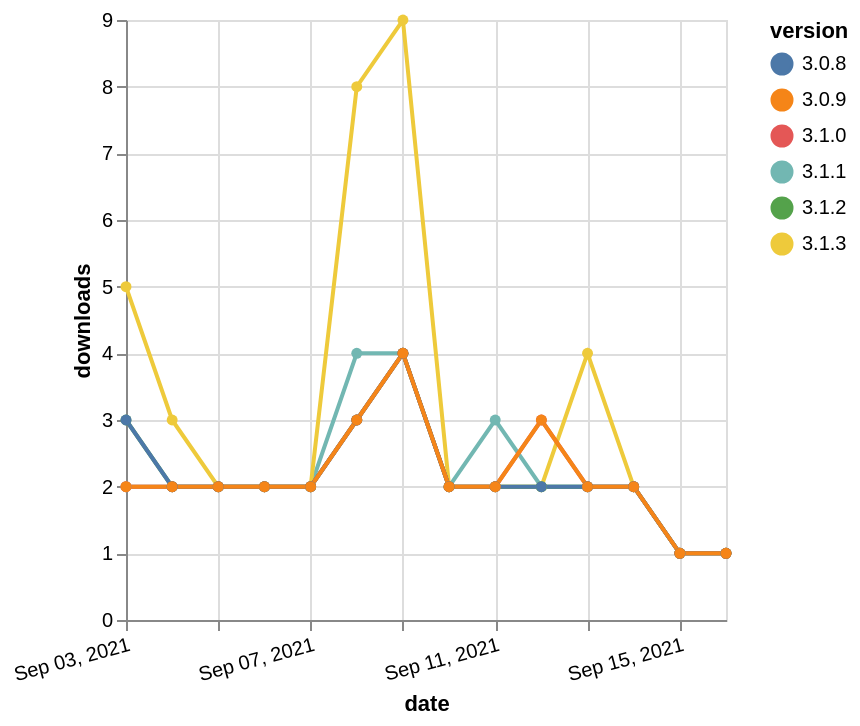

This figure's Vega-Lite source:
### Vega-Lite specification from a JSON file in a GitHub repository (floating-point values rounded to 4 significant figures)
{"$schema": "https://vega.github.io/schema/vega-lite/v5.json", "description": "A simple bar chart with embedded data.", "data": {"values": [{"date": "2021-09-03", "total": 1497, "delta": 2, "version": "3.1.1"}, {"date": "2021-09-04", "total": 1499, "delta": 2, "version": "3.1.1"}, {"date": "2021-09-05", "total": 1501, "delta": 2, "version": "3.1.1"}, {"date": "2021-09-06", "total": 1503, "delta": 2, "version": "3.1.1"}, {"date": "2021-09-07", "total": 1505, "delta": 2, "version": "3.1.1"}, {"date": "2021-09-08", "total": 1509, "delta": 4, "version": "3.1.1"}, {"date": "2021-09-09", "total": 1513, "delta": 4, "version": "3.1.1"}, {"date": "2021-09-10", "total": 1515, "delta": 2, "version": "3.1.1"}, {"date": "2021-09-11", "total": 1518, "delta": 3, "version": "3.1.1"}, {"date": "2021-09-12", "total": 1520, "delta": 2, "version": "3.1.1"}, {"date": "2021-09-13", "total": 1522, "delta": 2, "version": "3.1.1"}, {"date": "2021-09-14", "total": 1524, "delta": 2, "version": "3.1.1"}, {"date": "2021-09-15", "total": 1525, "delta": 1, "version": "3.1.1"}, {"date": "2021-09-16", "total": 1526, "delta": 1, "version": "3.1.1"}, {"date": "2021-09-03", "total": 1564, "delta": 5, "version": "3.1.3"}, {"date": "2021-09-04", "total": 1567, "delta": 3, "version": "3.1.3"}, {"date": "2021-09-05", "total": 1569, "delta": 2, "version": "3.1.3"}, {"date": "2021-09-06", "total": 1571, "delta": 2, "version": "3.1.3"}, {"date": "2021-09-07", "total": 1573, "delta": 2, "version": "3.1.3"}, {"date": "2021-09-08", "total": 1581, "delta": 8, "version": "3.1.3"}, {"date": "2021-09-09", "total": 1590, "delta": 9, "version": "3.1.3"}, {"date": "2021-09-10", "total": 1592, "delta": 2, "version": "3.1.3"}, {"date": "2021-09-11", "total": 1594, "delta": 2, "version": "3.1.3"}, {"date": "2021-09-12", "total": 1596, "delta": 2, "version": "3.1.3"}, {"date": "2021-09-13", "total": 1600, "delta": 4, "version": "3.1.3"}, {"date": "2021-09-14", "total": 1602, "delta": 2, "version": "3.1.3"}, {"date": "2021-09-15", "total": 1603, "delta": 1, "version": "3.1.3"}, {"date": "2021-09-16", "total": 1604, "delta": 1, "version": "3.1.3"}, {"date": "2021-09-03", "total": 1301, "delta": 3, "version": "3.1.2"}, {"date": "2021-09-04", "total": 1303, "delta": 2, "version": "3.1.2"}, {"date": "2021-09-05", "total": 1305, "delta": 2, "version": "3.1.2"}, {"date": "2021-09-06", "total": 1307, "delta": 2, "version": "3.1.2"}, {"date": "2021-09-07", "total": 1309, "delta": 2, "version": "3.1.2"}, {"date": "2021-09-08", "total": 1312, "delta": 3, "version": "3.1.2"}, {"date": "2021-09-09", "total": 1316, "delta": 4, "version": "3.1.2"}, {"date": "2021-09-10", "total": 1318, "delta": 2, "version": "3.1.2"}, {"date": "2021-09-11", "total": 1320, "delta": 2, "version": "3.1.2"}, {"date": "2021-09-12", "total": 1322, "delta": 2, "version": "3.1.2"}, {"date": "2021-09-13", "total": 1324, "delta": 2, "version": "3.1.2"}, {"date": "2021-09-14", "total": 1326, "delta": 2, "version": "3.1.2"}, {"date": "2021-09-15", "total": 1327, "delta": 1, "version": "3.1.2"}, {"date": "2021-09-16", "total": 1328, "delta": 1, "version": "3.1.2"}, {"date": "2021-09-03", "total": 1512, "delta": 2, "version": "3.1.0"}, {"date": "2021-09-04", "total": 1514, "delta": 2, "version": "3.1.0"}, {"date": "2021-09-05", "total": 1516, "delta": 2, "version": "3.1.0"}, {"date": "2021-09-06", "total": 1518, "delta": 2, "version": "3.1.0"}, {"date": "2021-09-07", "total": 1520, "delta": 2, "version": "3.1.0"}, {"date": "2021-09-08", "total": 1523, "delta": 3, "version": "3.1.0"}, {"date": "2021-09-09", "total": 1527, "delta": 4, "version": "3.1.0"}, {"date": "2021-09-10", "total": 1529, "delta": 2, "version": "3.1.0"}, {"date": "2021-09-11", "total": 1531, "delta": 2, "version": "3.1.0"}, {"date": "2021-09-12", "total": 1534, "delta": 3, "version": "3.1.0"}, {"date": "2021-09-13", "total": 1536, "delta": 2, "version": "3.1.0"}, {"date": "2021-09-14", "total": 1538, "delta": 2, "version": "3.1.0"}, {"date": "2021-09-15", "total": 1539, "delta": 1, "version": "3.1.0"}, {"date": "2021-09-16", "total": 1540, "delta": 1, "version": "3.1.0"}, {"date": "2021-09-03", "total": 1611, "delta": 3, "version": "3.0.8"}, {"date": "2021-09-04", "total": 1613, "delta": 2, "version": "3.0.8"}, {"date": "2021-09-05", "total": 1615, "delta": 2, "version": "3.0.8"}, {"date": "2021-09-06", "total": 1617, "delta": 2, "version": "3.0.8"}, {"date": "2021-09-07", "total": 1619, "delta": 2, "version": "3.0.8"}, {"date": "2021-09-08", "total": 1622, "delta": 3, "version": "3.0.8"}, {"date": "2021-09-09", "total": 1626, "delta": 4, "version": "3.0.8"}, {"date": "2021-09-10", "total": 1628, "delta": 2, "version": "3.0.8"}, {"date": "2021-09-11", "total": 1630, "delta": 2, "version": "3.0.8"}, {"date": "2021-09-12", "total": 1632, "delta": 2, "version": "3.0.8"}, {"date": "2021-09-13", "total": 1634, "delta": 2, "version": "3.0.8"}, {"date": "2021-09-14", "total": 1636, "delta": 2, "version": "3.0.8"}, {"date": "2021-09-15", "total": 1637, "delta": 1, "version": "3.0.8"}, {"date": "2021-09-16", "total": 1638, "delta": 1, "version": "3.0.8"}, {"date": "2021-09-03", "total": 1646, "delta": 2, "version": "3.0.9"}, {"date": "2021-09-04", "total": 1648, "delta": 2, "version": "3.0.9"}, {"date": "2021-09-05", "total": 1650, "delta": 2, "version": "3.0.9"}, {"date": "2021-09-06", "total": 1652, "delta": 2, "version": "3.0.9"}, {"date": "2021-09-07", "total": 1654, "delta": 2, "version": "3.0.9"}, {"date": "2021-09-08", "total": 1657, "delta": 3, "version": "3.0.9"}, {"date": "2021-09-09", "total": 1661, "delta": 4, "version": "3.0.9"}, {"date": "2021-09-10", "total": 1663, "delta": 2, "version": "3.0.9"}, {"date": "2021-09-11", "total": 1665, "delta": 2, "version": "3.0.9"}, {"date": "2021-09-12", "total": 1668, "delta": 3, "version": "3.0.9"}, {"date": "2021-09-13", "total": 1670, "delta": 2, "version": "3.0.9"}, {"date": "2021-09-14", "total": 1672, "delta": 2, "version": "3.0.9"}, {"date": "2021-09-15", "total": 1673, "delta": 1, "version": "3.0.9"}, {"date": "2021-09-16", "total": 1674, "delta": 1, "version": "3.0.9"}]}, "width": "container", "mark": {"type": "line", "point": {"filled": true}}, "encoding": {"x": {"field": "date", "type": "temporal", "timeUnit": "yearmonthdate", "title": "date", "axis": {"labelAngle": -15}}, "y": {"field": "delta", "type": "quantitative", "title": "downloads"}, "color": {"field": "version", "type": "nominal"}, "tooltip": {"field": "delta"}}}
